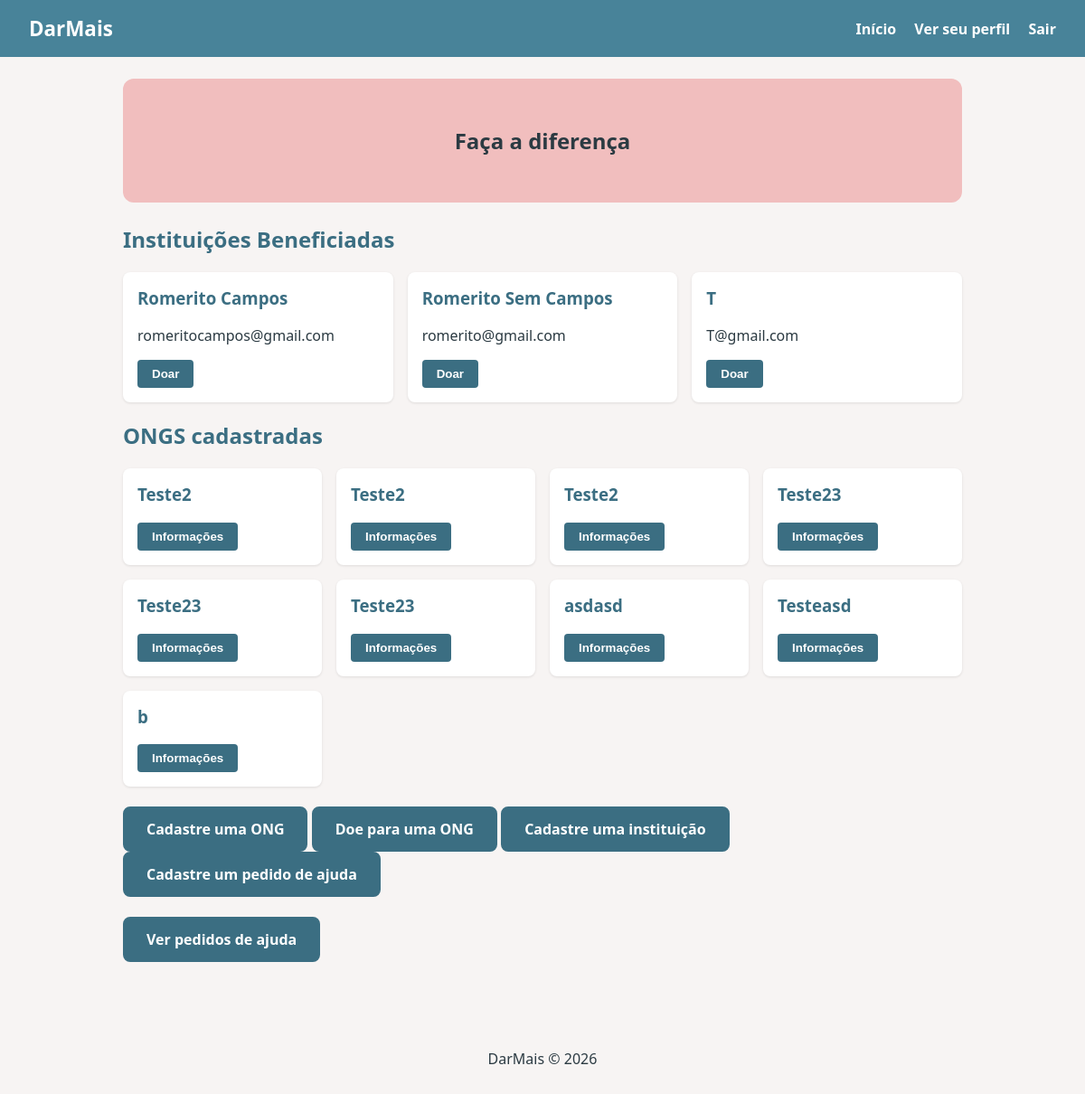
Page / (signed in) on the earlier database version.
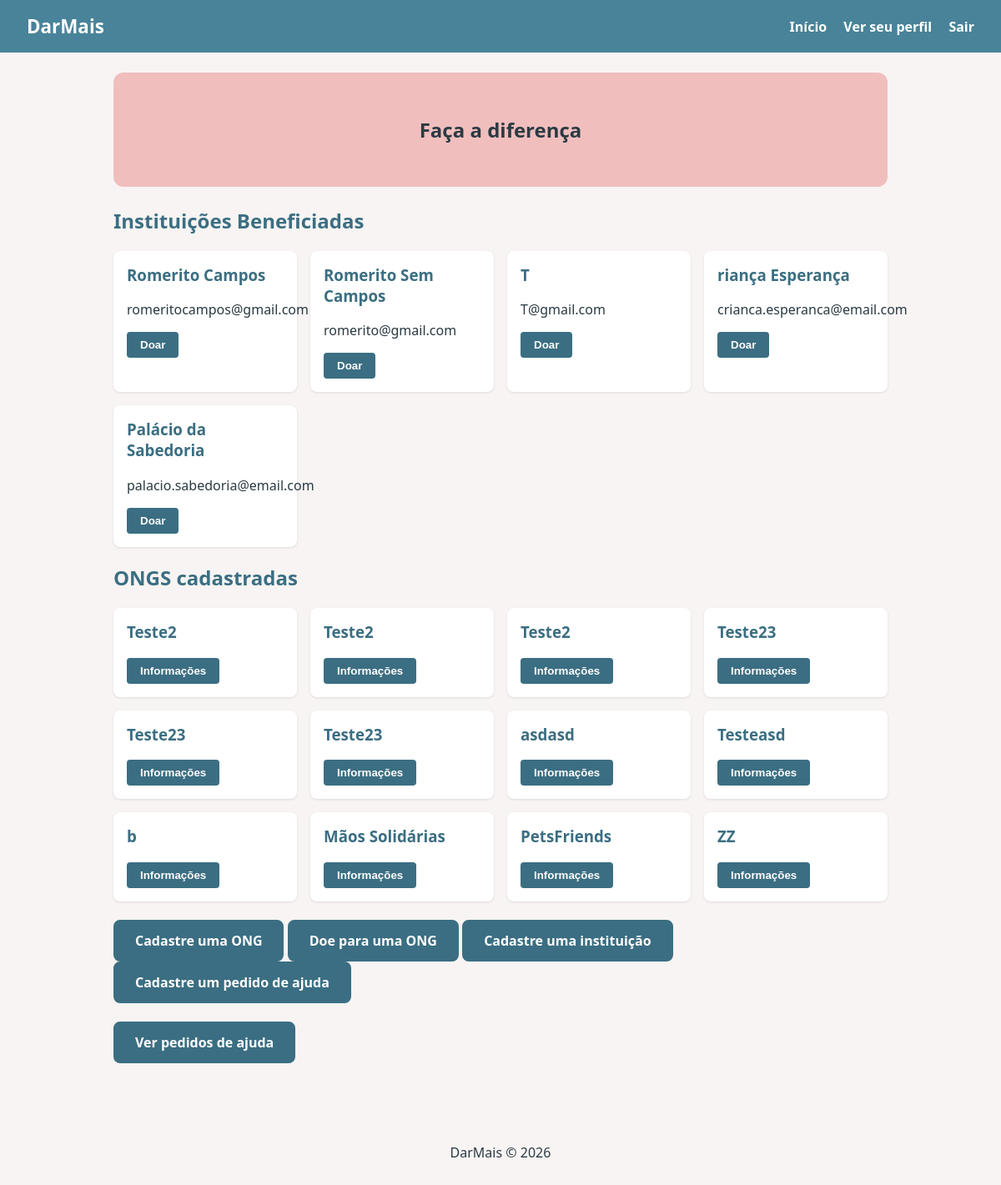
Same page on the later database version.
### projeto_romerito/models.py (models this page shows)
class Instituicao(Base):
    __tablename__ = "instituicoes"
    id: Mapped[int] = mapped_column(primary_key=True, autoincrement=True)
    nome: Mapped[str] = mapped_column(String(100), nullable=False)
    email: Mapped[str] = mapped_column(String(80), unique=True, nullable=False)
    cnpj: Mapped[str] = mapped_column(String(18), unique=True, nullable=False)
    senha: Mapped[str] = mapped_column(String(255), nullable=False)
    pedidos_ajuda: Mapped[List["PedidoDeAjuda"]] = relationship(
        back_populates="instituicao"
    )

class Ong(Base):
    __tablename__ = "ongs"
    id: Mapped[int] = mapped_column(primary_key=True, autoincrement=True)
    nome: Mapped[str] = mapped_column(String(100), nullable=False)
    descricao: Mapped[str] = mapped_column(Text, nullable=False)
    projetos: Mapped[List["ProjetoSocial"]] = relationship(
        back_populates="ong"
    )
    doacoes: Mapped[List["Doacao"]] = relationship(
        back_populates="ong"
    )

### projeto_romerito/blueprints/index/routes.py (the view)
@index_bp.route('/')
def index():
    usuario_id = sf.get('user_id')
    if usuario_id:
        with Session(bind = engine) as session:
          inst = session.scalars(select(Instituicao)).all()
          ong = session.scalars(select(Ong)).all()
          return render_template("index/index.html", instituicoes= inst, ongs = ong)
    return render_template('auth/login.html')

### projeto_romerito/blueprints/index/templates/index/index.html (shortened to what this page needs)
{% extends 'base.html' %}
{% block conteudo %}
  <section class="hero">
    <h1>Faça a diferença</h1>
  </section>
  <h2>Instituições Beneficiadas</h2>
  <div class="cards">
    {% for inst in instituicoes %}
      <div class="card">
        <h3>{{ inst.nome }}</h3>
        <p>{{ inst.email }}</p>
        <a href="{{url_for('doacoes.doar')}}"><button type="button">Doar</button></a>
      </div>
    {% endfor %}
    </div>
  <h2>ONGS cadastradas</h2>
 <div class="cards">
  {% for ong in ongs %}
  <div class="card">
    <h3>{{ ong.nome}}</h3>
    <a href="{{url_for('ongs.informacoes', ong_id = ong.id)}}"><button type="button">Informações</button></a>
    </div>
    {% endfor %}
  </div>
  <br>
  <a class="btn-cadastro" href="{{ url_for('ongs.cadastro_ongs') }}">
    Cadastre uma ONG
  </a>
  <a class="btn-cadastro" href="{{url_for('doacoes.doar', user_id=session.get('user_id')) }}">Doe para uma ONG</a>
  <a class="btn-cadastro" href="{{url_for('instituicoes.cadastro')}}">Cadastre uma instituição</a>
  <a class="btn-cadastro" href="{{url_for('pedidos.cadastrar')}}">Cadastre um pedido de ajuda</a>
  <br>
  <br>
  <a class="btn-cadastro" href="{{url_for('pedidos.listar')}}">Ver pedidos de ajuda</a>
{% endblock %}

Differences in the rows shown:
added Instituicao: nome "riança Esperança", email "crianca.esperanca@email.com"
added Instituicao: nome "Palácio da Sabedoria", email "palacio.sabedoria@email.com"
added Ong: nome "Mãos Solidárias"
added Ong: nome "PetsFriends"
added Ong: nome "ZZ"
